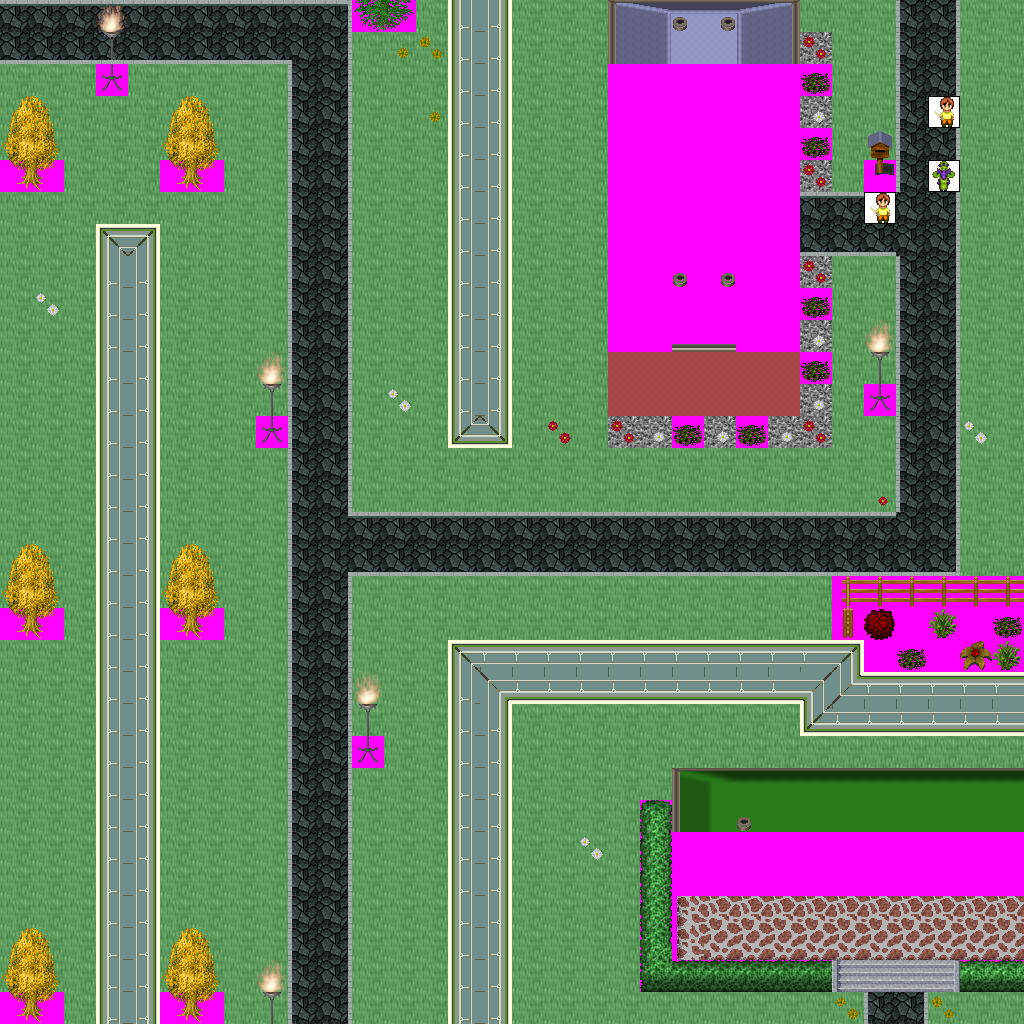

Tiled map render using the project's own tile images. Description and the map definition, with tile-layer contents summarised, below:
An orthogonal 32x32 tile map with 32x32 px tiles, 7 tile layers (Ground, Objects, Above, Walkable, ...), 32 tilesets and 28 objects (14x newmap, from_west_0, from_west_1, from_west_2, from_east_0, ...).

<map version="1.0" orientation="orthogonal" width="32" height="32" tilewidth="32" tileheight="32">
 <tileset firstgid="1" name="ground_indoor_tiles" tilewidth="32" tileheight="32">
  <image source="../drawable/ground_indoor_tiles.png" width="64" height="128" />
 </tileset>
 <tileset firstgid="9" name="building_wall_int_blue_green" tilewidth="32" tileheight="32">
  <image source="../drawable/building_wall_int_blue_green.png" width="128" height="128" />
 </tileset>
 <tileset firstgid="25" name="building_wall_int_green_blue" tilewidth="32" tileheight="32">
  <image source="../drawable/building_wall_int_green_blue.png" width="128" height="128" />
 </tileset>
 <tileset firstgid="41" name="building_wall_stone" tilewidth="32" tileheight="32">
  <image source="../drawable/building_wall_stone.png" width="96" height="128" />
 </tileset>
 <tileset firstgid="53" name="building_decoration_chimney" tilewidth="32" tileheight="32">
  <image source="../drawable/building_decoration_chimney.png" width="32" height="64" />
 </tileset>
 <tileset firstgid="55" name="building_door_closed" tilewidth="32" tileheight="32">
  <image source="../drawable/building_door_closed.png" width="32" height="32" />
 </tileset>
 <tileset firstgid="56" name="building_door_door" tilewidth="32" tileheight="32">
  <image source="../drawable/building_door_door.png" width="96" height="64" />
 </tileset>
 <tileset firstgid="62" name="building_fence_fence_chunky" tilewidth="32" tileheight="32">
  <image source="../drawable/building_fence_fence_chunky.png" width="96" height="224" />
 </tileset>
 <tileset firstgid="83" name="building_roof_blue" tilewidth="32" tileheight="32">
  <image source="../drawable/building_roof_blue.png" width="160" height="128" />
 </tileset>
 <tileset firstgid="103" name="building_roof_green" tilewidth="32" tileheight="32">
  <image source="../drawable/building_roof_green.png" width="160" height="128" />
 </tileset>
 <tileset firstgid="123" name="building_roof_red" tilewidth="32" tileheight="32">
  <image source="../drawable/building_roof_red.png" width="160" height="128" />
 </tileset>
 <tileset firstgid="143" name="building_roof_roof_borders" tilewidth="32" tileheight="32">
  <image source="../drawable/building_roof_roof_borders.png" width="96" height="96" />
 </tileset>
 <tileset firstgid="152" name="building_stairs_blue_stone" tilewidth="32" tileheight="32">
  <image source="../drawable/building_stairs_blue_stone.png" width="96" height="32" />
 </tileset>
 <tileset firstgid="155" name="building_window_window_long" tilewidth="32" tileheight="32">
  <image source="../drawable/building_window_window_long.png" width="96" height="32" />
 </tileset>
 <tileset firstgid="158" name="ground_gravel" tilewidth="32" tileheight="32">
  <image source="../drawable/ground_gravel.png" width="32" height="32" />
 </tileset>
 <tileset firstgid="159" name="ground_stone_floors" tilewidth="32" tileheight="32">
  <image source="../drawable/ground_stone_floors.png" width="96" height="64" />
 </tileset>
 <tileset firstgid="165" name="ground_ground" tilewidth="32" tileheight="32">
  <image source="../drawable/ground_ground.png" width="96" height="352" />
 </tileset>
 <tileset firstgid="198" name="plant_bush_hedge" tilewidth="32" tileheight="32">
  <image source="../drawable/plant_bush_hedge.png" width="160" height="224" />
 </tileset>
 <tileset firstgid="233" name="plant_bush_various_small" tilewidth="32" tileheight="32">
  <image source="../drawable/plant_bush_various_small.png" width="96" height="96" />
 </tileset>
 <tileset firstgid="242" name="plant_flower_daisy_red" tilewidth="32" tileheight="32">
  <image source="../drawable/plant_flower_daisy_red.png" width="64" height="128" />
 </tileset>
 <tileset firstgid="250" name="plant_flower_daisy_white" tilewidth="32" tileheight="32">
  <image source="../drawable/plant_flower_daisy_white.png" width="64" height="128" />
 </tileset>
 <tileset firstgid="258" name="plant_flower_daisy_yellow" tilewidth="32" tileheight="32">
  <image source="../drawable/plant_flower_daisy_yellow.png" width="64" height="128" />
 </tileset>
 <tileset firstgid="266" name="plant_tree_spruce" tilewidth="32" tileheight="32">
  <image source="../drawable/plant_tree_spruce.png" width="64" height="96" />
 </tileset>
 <tileset firstgid="272" name="plant_vine_plait" tilewidth="32" tileheight="32">
  <image source="../drawable/plant_vine_plait.png" width="96" height="96" />
 </tileset>
 <tileset firstgid="281" name="item_postbox" tilewidth="32" tileheight="32">
  <image source="../drawable/item_postbox.png" width="64" height="64" />
 </tileset>
 <tileset firstgid="285" name="furniture_light_iron_lamp" tilewidth="32" tileheight="32">
  <image source="../drawable/furniture_light_iron_lamp.png" width="32" height="96" />
 </tileset>
 <tileset firstgid="288" name="furniture_light_flames" tilewidth="32" tileheight="32">
  <image source="../drawable/furniture_light_flames.png" width="192" height="32" />
 </tileset>
 <tileset firstgid="294" name="building_wall_bricked_edges" tilewidth="32" tileheight="32">
  <image source="../drawable/building_wall_bricked_edges.png" width="160" height="160" />
 </tileset>
 <tileset firstgid="319" name="plant_tree_tree_golden_small" tilewidth="32" tileheight="32">
  <image source="../drawable/plant_tree_tree_golden_small.png" width="64" height="96" />
 </tileset>
 <tileset firstgid="325" name="logic_creature_human_little" tilewidth="32" tileheight="32">
  <image source="../drawable/logic_creature_human_little.png" width="64" height="32" />
 </tileset>
 <tileset firstgid="327" name="logic_creature_oni" tilewidth="32" tileheight="32">
  <image source="../drawable/logic_creature_oni.png" width="160" height="32" />
 </tileset>
 <tileset firstgid="332" name="walkable_sentinel" tilewidth="32" tileheight="32">
  <image source="../drawable/walkable_sentinel.png" width="32" height="32" />
 </tileset>
 <layer name="Ground" width="32" height="32">
  <data>[1024 cells, 1024 non-empty, 4 distinct tile ids]</data>
 </layer>
 <layer name="Objects" width="32" height="32">
  <data>[1024 cells, 20 non-empty, 11 distinct tile ids]</data>
 </layer>
 <layer name="Above" width="32" height="32">
  <data>[1024 cells, 145 non-empty, 40 distinct tile ids]</data>
 </layer>
 <layer name="Walkable" width="32" height="32">
  <data>[1024 cells, 299 non-empty, 1 distinct tile ids]</data>
 </layer>
 <layer name="Objects_stendhal" width="32" height="32">
  <data>[1024 cells, 404 non-empty, 56 distinct tile ids]</data>
 </layer>
 <layer name="Above_stendhal" width="32" height="32">
  <data>[1024 cells, 7 non-empty, 3 distinct tile ids]</data>
 </layer>
 <layer name="Objects_stendhal2" width="32" height="32">
  <data>[1024 cells, 3 non-empty, 2 distinct tile ids]</data>
 </layer>
 <objectgroup name="Mapevents" width="32" height="32">
  <object name="exit_east_0" type="newmap" x="992" y="0" width="32" height="576">
   <properties>
    <property name="map" value="level_1_fado_great_cave_e3_x3_y2" />
    <property name="place" value="from_east_0" />
   </properties>
  </object>
  <object name="exit_east_1" type="newmap" x="992" y="736" width="32" height="96">
   <properties>
    <property name="map" value="level_1_fado_great_cave_e3_x3_y2" />
    <property name="place" value="from_east_1" />
   </properties>
  </object>
  <object name="exit_east_2" type="newmap" x="992" y="992" width="32" height="32">
   <properties>
    <property name="map" value="level_1_fado_great_cave_e3_x3_y2" />
    <property name="place" value="from_east_2" />
   </properties>
  </object>
  </objectgroup>
 <objectgroup name="Spawn" width="32" height="32">
  <!-- 14 objects omitted --></objectgroup>
 <objectgroup name="Keys" width="32" height="32" />
 <objectgroup name="Replace" width="32" height="32" />
</map>
<!-- 25 of 28 objects omitted -->
